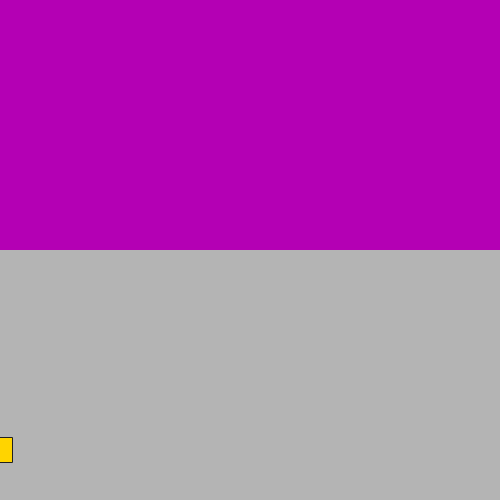
Frame 1 (no input)
Frame 60 (no input): identical to frame 1, image omitted
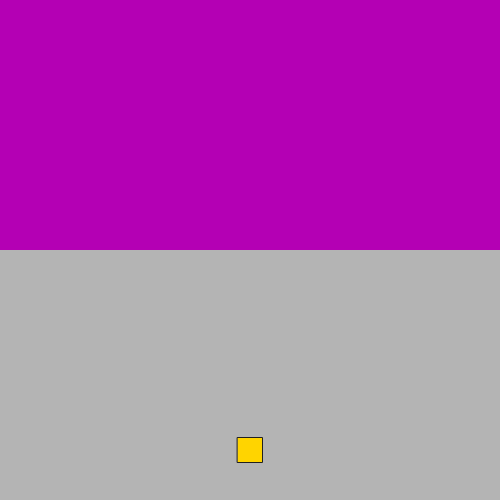
Frame 120 (the mouse pressed at the canvas centre since frame 60)

The p5.js sketch that drew these frames (run headless with seeded random() and noise() and a simulated clock; from frame 60 on, the mouse is pressed at the canvas centre):

// p5.js sketch
// ── sketch.js
var playerX;
var playerY;
var projectiles = [];
var projectileSpeed = 10;
var tileSize = 50;
var tiles = [];

function setup() {
    createCanvas(500, 500);
    playerY = height - 50;
    createTiles();
}

function draw() {
    background(180);

    // Update player
    playerX = mouseX;

    var projectileHit = false;

    // Update projectiles
    for (var i = projectiles.length - 1; i >= 0; i--) {
        // Get this project from projectiles container
        var p = projectiles[i];

        // Move this projectile
        p.y -= projectileSpeed;

        // Detect tile 
        for (var j = tiles.length - 1; j >= 0; j--) {
            var t = tiles[j];

            if (p.x >= t.x && p.x < t.x + tileSize &&
                p.y >= t.y && p.y < t.y + tileSize) {
                tiles.splice(j, 1);
                projectileHit = true;
            }
        }


        // Remove this projectile if it is off the screen
        if (p.y < -projectileSpeed || projectileHit) {
            projectiles.splice(i, 1);
        }
    }

    // Update tiles
    if (tiles.length === 0) {
        createTiles();
    }

    // Display tiles
    push();
    fill(180, 0, 180);
    noStroke();
    for (var i = 0; i < tiles.length; i++) {
        var t = tiles[i];
        rect(t.x, t.y, tileSize, tileSize);
    }
    pop();

    // Display projectiles
    push();
    stroke(255, 0, 0);
    strokeWeight(3);
    for (var i = 0; i < projectiles.length; i++) {
        var p = projectiles[i];
        line(p.x, p.y, p.x, p.y + projectileSpeed);
    }
    pop();

    // Display player
    push();
    rectMode(CENTER);
    fill(255, 212, 0);
    stroke(32);
    rect(playerX, playerY, 25, 25);
    pop();
}

function keyTyped() {
    // Fire projectile
    projectiles.push(createVector(playerX, playerY));
}

function createTiles() {
    // Create tiles
    for (var y = 0; y < height / 2; y += tileSize) {
        for (var x = 0; x < width; x += tileSize) {
            tiles.push(createVector(x, y));
        }
    }
}
